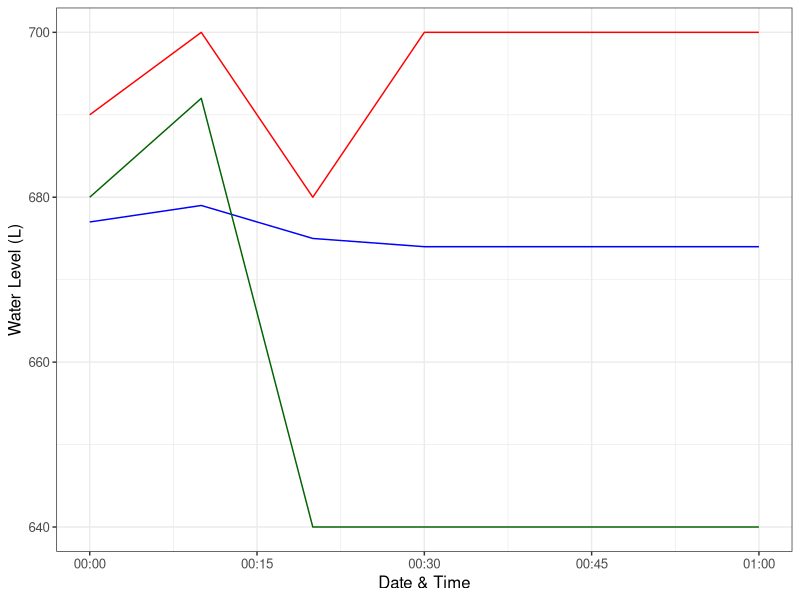
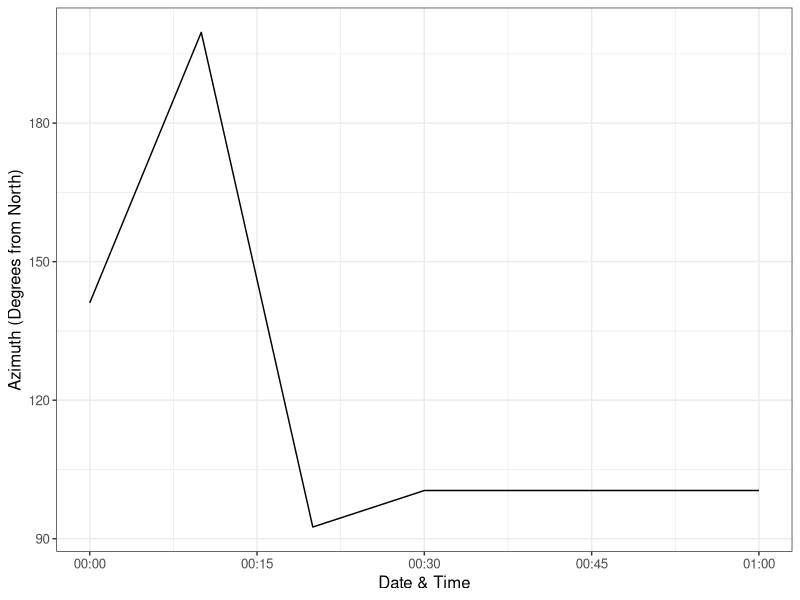
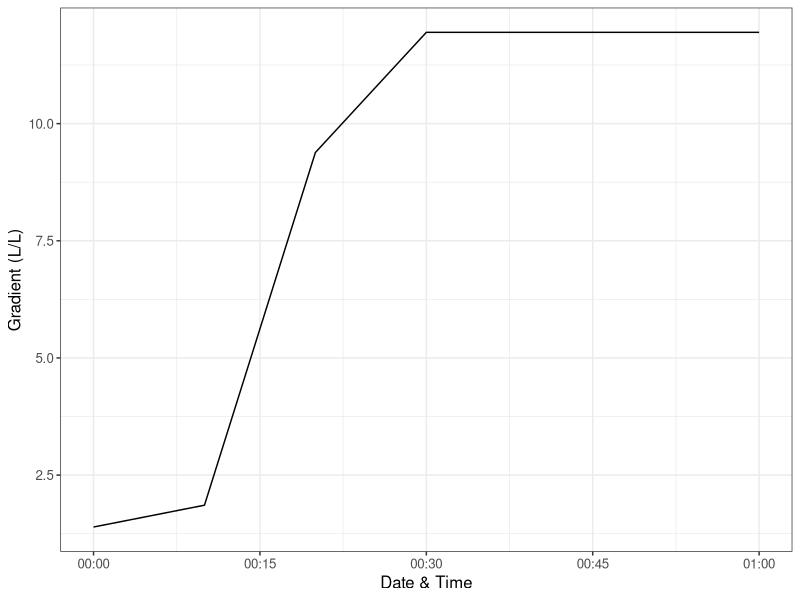
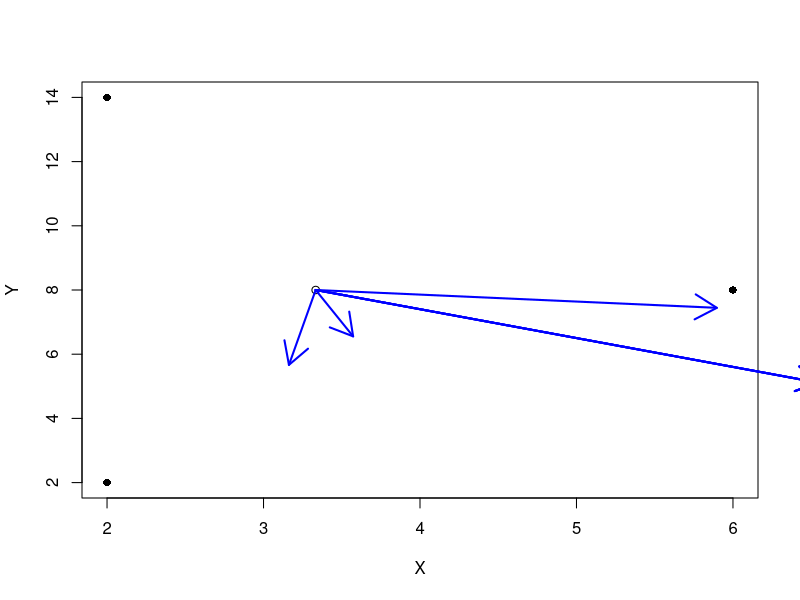

Here is the R script that generated these plots, in order:
## ---- chunk 1
#These packages are for data visualization, but are not required for the calculations

library(ggplot2)
library(fields)

## ---- chunk 2
#Constants

#Cartesian coordinates for each well (Example UTM).
#IMPORTANT: Must be in the same length units as water table elevation

#Well 1
x1 <- 2
y1 <- 2

#Well 2
x2 <- 6
y2 <- 8

#Well 3
x3 <- 2
y3 <- 14

#Center of well triangle
xc = (x1+x2+x3)/3
yc = (y1+y2+y3)/3


## ---- chunk 3
#This chunk imports water levels used for gradient calculations. 
#IMPORTANT: Water table elevations from each well must be relative to the same datum (e.g. Mean Sea Level). 


Well_1 <- read.csv('Well_1.csv', sep = ",", header = TRUE)
colnames(Well_1)<-c("Date_Time","Level_1")

Well_1$Date_Time <- as.POSIXct(Well_1$Date_Time, format = "%m/%d/%Y %H:%M")
                                

Well_2 <- read.csv('Well_2.csv', sep = ",", header = TRUE)
colnames(Well_2)<-c("Date_Time","Level_2")

Well_2$Date_Time <- as.POSIXct(Well_2$Date_Time, format = "%m/%d/%Y %H:%M")


Well_3 <- read.csv('Well_3.csv', sep = ",", header = TRUE)

colnames(Well_3)<-c("Date_Time","Level_3")

Well_3$Date_Time <- as.POSIXct(Well_3$Date_Time, format = "%m/%d/%Y %H:%M")


## ---- chunk 4
#Merge data.frames so that each elevation is on the same time-stamp

DATA1 <- merge(Well_1,Well_2, by = "Date_Time")
DATA2 <- merge(DATA1, Well_3, by = "Date_Time")

## ---- chunk 5
#Creates new columns in the merged database to populate calculated values into: 

#hydraulic gradient (L/L)
DATA2$gradient <- NA

#Inferred flow direction (degrees from Y-axis)
DATA2$direction <- NA

# X & Y components of the hydraulic gradient vector. 

DATA2$Vx <- NA

DATA2$Vy <- NA

## ---- chunk 6
#This code assumes a linear change in water level between each well (planar surface), determines the hydraulic gradient at each time-step

#Matrix with x,y coordinates of each well
A <- matrix(c(1,x1,y1,1,x2,y2,1,x3,y3), 3, 3, byrow = TRUE)
colnames(A)[c(1,2,3)] <- c('A','B','C')

  
for (i in 1:nrow(DATA2)) {

#Matrix of water table elevations
  b <- matrix(c(DATA2[i,2], DATA2[i,3], DATA2[i,4]))

  gradient <- solve(A) %*% b
  
  #Pythagorean theorem for calculating maximum gradient, (Vx^2 + Vy^2)^(1/2)
  
  DATA2[i,5] = (gradient[2]^2 + gradient[3]^2)^(1/2)
  
  #Determines which quadrant the direction of maximum gradient, based upon vector components (Vx & Vy), and calculates the azimuth (degrees from Y-axis) for gradients in each of the four possible quadrants
  
  #1st quadrant
  if (gradient[2] > 0 && gradient[3] > 0) {
    DATA2[i,6] = 270 - atan(gradient[3]/gradient[2])*180/pi
  }
  #2nd quadrant
  else if (gradient[2] < 0 && gradient[3] > 0) {
    DATA2[i,6] = 90 - atan(gradient[3]/gradient[2])*180/pi
  }
  #3rd quadrant
  else if (gradient[2] < 0 && gradient[3] < 0) {
    DATA2[i,6] = 90 - atan(gradient[3]/gradient[2])*180/pi
  }
  #4th quadrant
  else   {
    DATA2[i,6] = 270 - atan(gradient[3]/gradient[2])*180/pi
  }
  
# Vx & Vy vector Components
  
  DATA2[i,7] = gradient[2]
  DATA2[i,8] = gradient[3]  

  }

write.csv(DATA2, "Hydraulic_Gradients.csv")
## ---- chunk 7

#Plots the water levels, gradients, and direction as time-series

 ggplot(DATA2, aes(Date_Time,Level_1)) + geom_line(color = "blue") + 
  geom_line(data = DATA2, aes(Date_Time,Level_2), color = "darkgreen") + 
  geom_line(data = DATA2, aes(Date_Time,Level_3), color = "red") + 
  theme_bw() +  theme(text = element_text(size=12)) + ylab("Water Level (L)") + 
  xlab("Date & Time") 

ggplot(DATA2, aes(Date_Time,direction)) + geom_line() + 
  theme_bw() +  theme(text = element_text(size=12)) + 
  ylab("Azimuth (Degrees from North)") + xlab("Date & Time") 

ggplot(DATA2, aes(Date_Time,gradient)) + geom_line() +
  theme_bw() + theme(text = element_text(size=12)) + ylab("Gradient (L/L)") + xlab("Date & Time")


## ---- chunk 8

#Plots the inferred direction of groundwater flow as a vector field where the tail of each vector originates at the center of the well triangle

A = data.frame(A)
plot(A$B,A$C, xlab = "X", ylab = "Y", pch = 16)

  points(xc,yc, pch = 1)

  arrow.plot(xc, yc, -(DATA2$Vx), -(DATA2$Vy), arrow.ex = 1,  col = "blue", lwd = 2, true.angle = TRUE)
  
#legend("topleft",
#legend=c("Groundwater Well","Well Center of Gravity", "Flow Direction","Mean Flow Direction"),
#pch = c(19,1,NA, NA),lty = c(NA,NA,1,1), col  = c(col2,"black", "red","blue","darkblue"),  cex=legend_text, inset = 0.01, lwd = 4)
